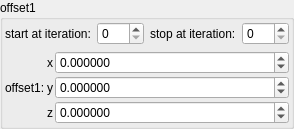
    <widget class="QGroupBox" name="groupBox_2">
     <property name="title">
      <string>offset1</string>
     </property>
     <layout class="QVBoxLayout" name="verticalLayout_6">
      <property name="leftMargin">
       <number>2</number>
      </property>
      <property name="topMargin">
       <number>2</number>
      </property>
      <property name="rightMargin">
       <number>2</number>
      </property>
      <property name="bottomMargin">
       <number>2</number>
      </property>
      <item>
       <layout class="QHBoxLayout" name="horizontalLayout_9" stretch="0,1,0,1">
        <item>
         <widget class="QLabel" name="label_94">
          <property name="text">
           <string>start at iteration:</string>
          </property>
         </widget>
        </item>
        <item>
         <widget class="MySpinBox" name="spinboxInt_transf_start_iterations_M">
          <property name="sizePolicy">
           <sizepolicy hsizetype="Minimum" vsizetype="Maximum">
            <horstretch>0</horstretch>
            <verstretch>0</verstretch>
           </sizepolicy>
          </property>
          <property name="minimum">
           <number>0</number>
          </property>
          <property name="maximum">
           <number>999</number>
          </property>
          <property name="value">
           <number>0</number>
          </property>
         </widget>
        </item>
        <item>
         <widget class="QLabel" name="label_66">
          <property name="text">
           <string>stop at iteration:</string>
          </property>
         </widget>
        </item>
        <item>
         <widget class="MySpinBox" name="spinboxInt_transf_stop_iterations_M">
          <property name="sizePolicy">
           <sizepolicy hsizetype="Preferred" vsizetype="Maximum">
            <horstretch>0</horstretch>
            <verstretch>0</verstretch>
           </sizepolicy>
          </property>
          <property name="maximum">
           <number>999</number>
          </property>
         </widget>
        </item>
       </layout>
      </item>
      <item>
       <layout class="QGridLayout" name="gridLayout_23" columnstretch="0,0,1">
        <property name="spacing">
         <number>2</number>
        </property>
        <item row="1" column="2">
         <widget class="MyDoubleSpinBox" name="spinbox3_transf_offsetA_000_y">
          <property name="sizePolicy">
           <sizepolicy hsizetype="Minimum" vsizetype="Maximum">
            <horstretch>0</horstretch>
            <verstretch>0</verstretch>
           </sizepolicy>
          </property>
          <property name="prefix">
           <string/>
          </property>
          <property name="suffix">
           <string/>
          </property>
          <property name="decimals">
           <number>6</number>
          </property>
          <property name="minimum">
           <double>-99.989999999999995</double>
          </property>
          <property name="maximum">
           <double>99.989999999999995</double>
          </property>
          <property name="singleStep">
           <double>0.100000000000000</double>
          </property>
         </widget>
        </item>
        <item row="2" column="2">
         <widget class="MyDoubleSpinBox" name="spinbox3_transf_offsetA_000_z">
          <property name="sizePolicy">
           <sizepolicy hsizetype="Minimum" vsizetype="Maximum">
            <horstretch>0</horstretch>
            <verstretch>0</verstretch>
           </sizepolicy>
          </property>
          <property name="prefix">
           <string/>
          </property>
          <property name="suffix">
           <string/>
          </property>
          <property name="decimals">
           <number>6</number>
          </property>
          <property name="minimum">
           <double>-99.989999999999995</double>
          </property>
          <property name="maximum">
           <double>99.989999999999995</double>
          </property>
          <property name="singleStep">
           <double>0.100000000000000</double>
          </property>
         </widget>
        </item>
        <item row="1" column="0">
         <widget class="QLabel" name="label_120">
          <property name="text">
           <string>offset1:</string>
          </property>
         </widget>
        </item>
        <item row="2" column="1">
         <widget class="QLabel" name="label_124">
          <property name="sizePolicy">
           <sizepolicy hsizetype="Preferred" vsizetype="Preferred">
            <horstretch>0</horstretch>
            <verstretch>0</verstretch>
           </sizepolicy>
          </property>
          <property name="text">
           <string notr="true">z</string>
          </property>
          <property name="alignment">
           <set>Qt::AlignRight|Qt::AlignTrailing|Qt::AlignVCenter</set>
          </property>
         </widget>
        </item>
        <item row="0" column="2">
         <widget class="MyDoubleSpinBox" name="spinbox3_transf_offsetA_000_x">
          <property name="sizePolicy">
           <sizepolicy hsizetype="Minimum" vsizetype="Maximum">
            <horstretch>0</horstretch>
            <verstretch>0</verstretch>
           </sizepolicy>
          </property>
          <property name="prefix">
           <string/>
          </property>
          <property name="suffix">
           <string/>
          </property>
          <property name="decimals">
           <number>6</number>
          </property>
          <property name="minimum">
           <double>-99.989999999999995</double>
          </property>
          <property name="maximum">
           <double>99.989999999999995</double>
          </property>
          <property name="singleStep">
           <double>0.100000000000000</double>
          </property>
         </widget>
        </item>
        <item row="1" column="1">
         <widget class="QLabel" name="label_123">
          <property name="sizePolicy">
           <sizepolicy hsizetype="Preferred" vsizetype="Preferred">
            <horstretch>0</horstretch>
            <verstretch>0</verstretch>
           </sizepolicy>
          </property>
          <property name="text">
           <string notr="true">y</string>
          </property>
          <property name="alignment">
           <set>Qt::AlignRight|Qt::AlignTrailing|Qt::AlignVCenter</set>
          </property>
         </widget>
        </item>
        <item row="0" column="1">
         <widget class="QLabel" name="label_121">
          <property name="sizePolicy">
           <sizepolicy hsizetype="Preferred" vsizetype="Preferred">
            <horstretch>0</horstretch>
            <verstretch>0</verstretch>
           </sizepolicy>
          </property>
          <property name="text">
           <string notr="true">x</string>
          </property>
          <property name="alignment">
           <set>Qt::AlignRight|Qt::AlignTrailing|Qt::AlignVCenter</set>
          </property>
         </widget>
        </item>
       </layout>
      </item>
     </layout>
    </widget>
